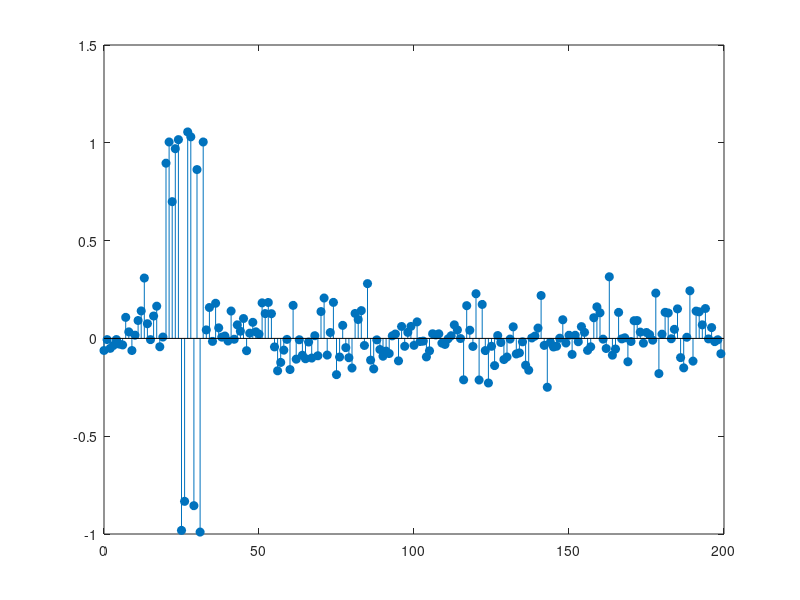

MATLAB code for this plot:
%EEET 425 LAB02Q2

n = 0:199; % 0 =< n =< 199

xn = [1, 1, 1, 1, 1, -1, -1, 1, 1, -1, 1, -1, 1]; %13 point barker sequence
x = [xn, zeros(1, 200 - length(xn))]; % fills in the vector with zeros

a = 0.9; %alpha/attenuation i think
D = 20; %delay by 20 sample periods
sigmaSqrd = 0.01;
sigma = sqrt(sigmaSqrd);

wn = sigma * randn(1, 200); % w(n) is sigma multiplied by a random number

delay = [zeros(1, D), x(1:200-D)]; %actual delay 

yn = a * delay + wn; %final signal with the delay and random noise

%stem(n, x, 'filled');

stem(n, yn, 'filled');
